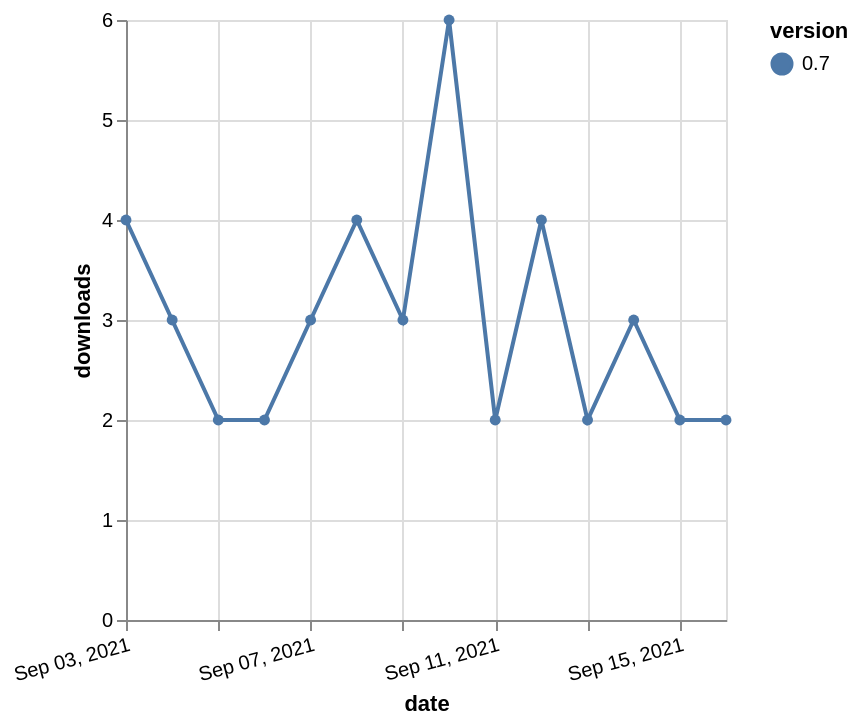

Specify this chart in Vega-Lite:
### Vega-Lite specification from a JSON file in a GitHub repository (floating-point values rounded to 4 significant figures)
{"$schema": "https://vega.github.io/schema/vega-lite/v5.json", "description": "A simple bar chart with embedded data.", "data": {"values": [{"date": "2021-09-03", "total": 10168, "delta": 4, "version": "0.7"}, {"date": "2021-09-04", "total": 10171, "delta": 3, "version": "0.7"}, {"date": "2021-09-05", "total": 10173, "delta": 2, "version": "0.7"}, {"date": "2021-09-06", "total": 10175, "delta": 2, "version": "0.7"}, {"date": "2021-09-07", "total": 10178, "delta": 3, "version": "0.7"}, {"date": "2021-09-08", "total": 10182, "delta": 4, "version": "0.7"}, {"date": "2021-09-09", "total": 10185, "delta": 3, "version": "0.7"}, {"date": "2021-09-10", "total": 10191, "delta": 6, "version": "0.7"}, {"date": "2021-09-11", "total": 10193, "delta": 2, "version": "0.7"}, {"date": "2021-09-12", "total": 10197, "delta": 4, "version": "0.7"}, {"date": "2021-09-13", "total": 10199, "delta": 2, "version": "0.7"}, {"date": "2021-09-14", "total": 10202, "delta": 3, "version": "0.7"}, {"date": "2021-09-15", "total": 10204, "delta": 2, "version": "0.7"}, {"date": "2021-09-16", "total": 10206, "delta": 2, "version": "0.7"}]}, "width": "container", "mark": {"type": "line", "point": {"filled": true}}, "encoding": {"x": {"field": "date", "type": "temporal", "timeUnit": "yearmonthdate", "title": "date", "axis": {"labelAngle": -15}}, "y": {"field": "delta", "type": "quantitative", "title": "downloads"}, "color": {"field": "version", "type": "nominal"}, "tooltip": {"field": "delta"}}}
